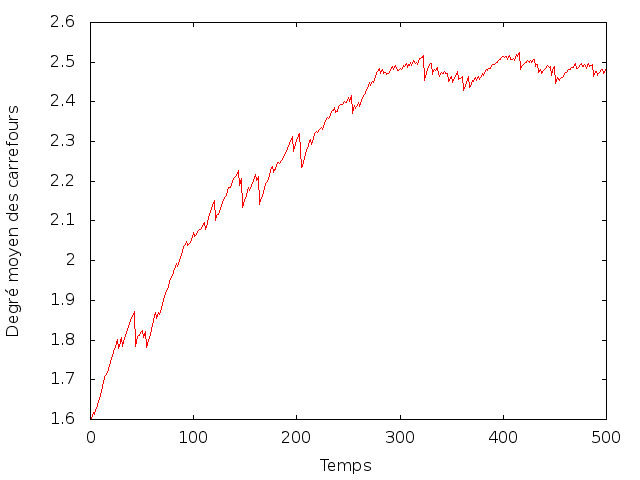

Write gnuplot code to recreate this figure.
set terminal png
set output 'degree.png'

set nokey
set xlabel 'Temps'
set ylabel 'Degré moyen des carrefours'

plot "degree.dat" with lines
